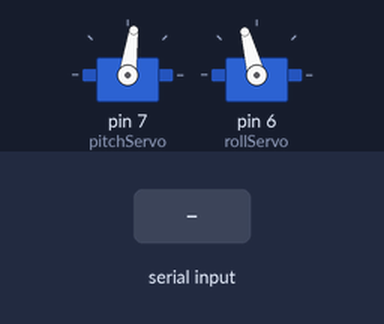
This sketch was run on a simulated Arduino Uno, built with avr-gcc and run on an emulated ATmega328P. Parts: 2 × servo. The inputs (shaded band) are chosen by the test bench.

Above: at 1.4 s.
1.5 s: "5\n" received over Serial
At 4.0 s:
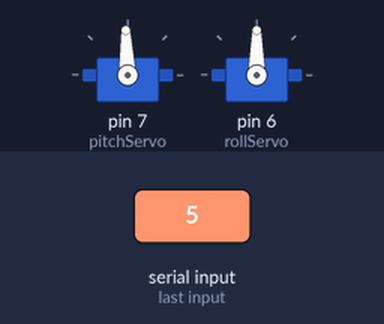
4.5 s: "90,45\n" received over Serial
At 6.7 s:
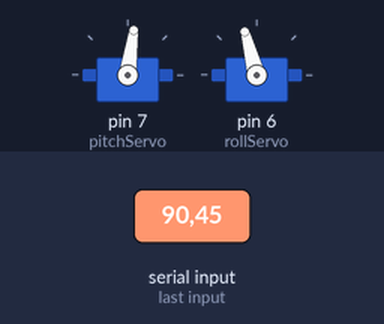
Timing chart, 0 to 8.2 s (numbered marks = the images above; inputs shaded):
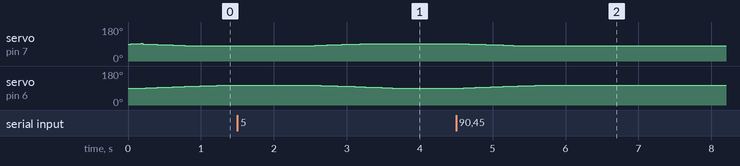

The sketch:

Labirent.ino
```cpp
#include <VarSpeedServo.h> //include the VarSpeedServo library

VarSpeedServo pitchServo; //create VarSpeedServo objects for pitch and roll
VarSpeedServo rollServo;

const int svsp = 10; //speed setting for VarSpeedServo SlowMove
const int pitchHm = 97; //set so the maze pitch direction is level
const int rollHm = 90; //set so the maze roll direction is level
int pitch;
int roll;

void setup() //setup runs one time
{
// Open serial communications-via bluetooth
Serial.begin(9600);

pitchServo.attach(7); //attach servos to pins
rollServo.attach(6);

pitchServo.slowmove(pitchHm, svsp); //Home servos to start
rollServo.slowmove(rollHm, svsp);
delay(200);


 pitch=90;
 roll=90;
pitchServo.write(pitch);
rollServo.write(roll);
}

void loop() //loop repeats forever
{
// if there's any serial available, read it:
while (Serial.available() > 0) {
// look for the next valid integer in the incoming serial stream:
pitch = Serial.parseInt();
// do it again:
roll = Serial.parseInt();
if (Serial.read() == '\n') break; // look for the newline. That's the end of your read
}
//keep angles under 15 degrees
pitch = constrain(pitch, -15, 15);
roll = constrain(roll, -15, 15);
//move servos to pitch and roll angles
pitchServo.slowmove(pitchHm - pitch, svsp); // change - to + if pitch is backword
rollServo.slowmove(rollHm + roll, svsp);
delay(70); // let slowmove do its thing
}
```

Measured:
- after the input at 1.5 s, servo on pin 7 (pitchServo): moves from 82° to 92° over 0.68 s, starting after 1.1 s; servo on pin 6 (rollServo): moves from 105° to 90° over 1.1 s, starting after 1.1 s
- after the input at 4.5 s, servo on pin 7 (pitchServo): moves from 92° to 82° over 0.68 s, starting after 0.10 s; servo on pin 6 (rollServo): moves from 90° to 105° over 1.1 s, starting after 0.10 s
- by itself, servo on pin 7 (pitchServo): rises from 90° to 93° in 0.14 s, then falls to 82° in 0.60 s
